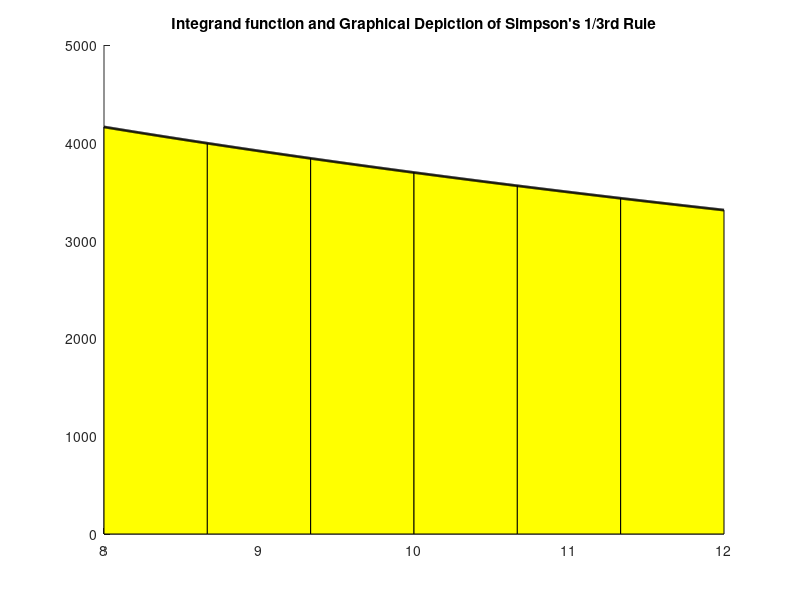

Recreate this plot in MATLAB.
clc
clf
clear all

% Mfile name
%       mtl_int_sim_simpsonmeth.m

% Revised:
%       March 7, 2008

% % Authors
%       Nathan Collier, Autar Kaw
%       Department of Mechanical Engineering
%       University of South Florida
%       Tampa, Fl 33620
%       Contact: kaw@eng.usf.edu | http://numericalmethods.eng.usf.edu/contact.html

% Purpose
%       To illustrate simpson's 1/3rd rule as applied to a function
%       of the user's choosing.

% Keyword
%       Simpson's Rule
%       Numerical Integration

% Inputs
%       This is the only place in the program where the user makes the changes
%       based on their wishes

% f(x), the function to integrate

  f= @(x) 2000*log(1400/21./x)-9.8*x ;

% a, the lower limit of integration

  a=8 ;

% b, the upper limit of integration

  b=12 ;

% n, the number of segments. Note that this number must be even.

  n=12 ;

%**********************************************************************

% This displays title information
disp(sprintf('\n\nSimulation of the Simpson''s 1/3rd Rule'))
disp(sprintf('University of South Florida'))
disp(sprintf('United States of America'))
disp(sprintf('kaw@eng.usf.edu\n'))

disp(sprintf('\n*******************************Introduction*********************************'))

% Displays introduction text
disp('Trapezoidal rule was based on approximating the integrand by a first order')
disp('polynomial, and then integrating the polynomial in the interval of integration.')
disp('Simpson''s 1/3 rule is an extension of Trapezoidal rule where the integrand is')
disp('now approximated by a second order polynomial.')

% Displays what inputs will be used
disp(sprintf('\n\n********************************Input Data**********************************\n'))
disp(sprintf('     f(x), integrand function')) 
disp(sprintf('     a = %g, lower limit of integration ',a)) 
disp(sprintf('     b = %g, upper limit of integration ',b)) 
disp(sprintf('     n = %g, number of subdivisions (must be even)',n)) 
format short g

disp(sprintf('\nFor this simulation, the following parameter is constant.\n'))
% calculate the spacing parameter.
h=(b-a)/n ;
disp(sprintf('     h = ( b - a ) / n '))
disp(sprintf('       = ( %g - %g ) / %g ',b,a,n))
disp(sprintf('       = %g',h))

% This begins the simulation of the method
disp(sprintf('\n*******************************Simulation*********************************\n'))
sum=0 ;
disp('The approximation is expressed as')
disp(' ')
disp('     approx = h/3 * ( f(a) + 4*Sum(i=1,n-1,odd) f(a+i*h) +')
disp('                             2*Sum(i=2,n-2,even) f(a+i*h) + f(b) )')

% Sum the odd function values and multiply by 4
disp(' ')
disp('1) Begin summing odd function values at points between a and b not')
disp('   including a and b. Multiply this by 4.')
disp(' ')
disp('       4*Sum (i=1,n-1,odd) f(a+i*h)')
disp(' ')
% sum of functions evaluated at odd spacings
for i=1:2:n-3
  disp(sprintf('          f(%g)',a+i*h))
end
disp(sprintf('       +  f(%g)',a+(n-1)*h))
disp(sprintf('       ------------'))
for i=1:2:n-3
  sum=sum+f(a+i*h) ;
  disp(sprintf('          %g',f(a+i*h)))
end
sum=sum+f(a+(n-1)*h) ;
disp(sprintf('       +  %g',f(a+(n-1)*h)))
disp(sprintf('       ------------'))
disp(sprintf('       4* %g = %g\n',sum,4*sum))
sum=4*sum ;

% Sum the even function values, and multiply by 2
sum2=0 ;
disp(' ')
disp('2) Continue by summing even function values at points between a and')
disp('   b not including a and b. Multiply this sum by 2.')
disp(' ')
disp('       2*Sum (i=1,n-1,even) f(a+i*h)')
disp(' ')
for i=2:2:n-4
  disp(sprintf('          f(%g)',a+i*h))
end
disp(sprintf('       +  f(%g)',a+(n-2)*h))
disp(sprintf('       ------------'))
% sum of functions evaluated at even spacings
for i=2:2:n-4
  sum2=sum2+f(a+i*h) ;
  disp(sprintf('          %g',f(a+i*h)))
end
sum2=sum2+f(a+(n-2)*h) ;
disp(sprintf('       +  %g',f(a+(n-2)*h)))
disp(sprintf('       ------------'))
disp(sprintf('       2* %g = %g\n',sum2,2*sum2))
sum2=2*sum2 ;

% Add the two sumns
disp('3) Add f(a) and f(b) to the sums from 1) and 2)')
disp(' ')
disp(sprintf('     %g + %g + %g + %g = %g',f(a),sum,sum2,f(b),f(a)+sum+sum2+f(b)))
sum=sum+sum2+f(a)+f(b) ;

% Then multiply by h/3
disp(' ')
disp('4) Multiply this by h/3 to get the approximation for the integral.')
disp(' ')
disp(sprintf('     approx = h/3 * %g',sum))
disp(sprintf('     approx = %g * %g',h/3,sum))
approx=h/3*sum ;
disp(sprintf('     approx = %g',approx))

% Display the results
disp(sprintf('\n\n**************************Results****************************'))

% The following finds what is called the 'Exact' solution
exact = quad(f,a,b) ; 

disp(sprintf('\n   Approximate = %g',approx)) 
disp(sprintf('   Exact       = %g',exact))
disp(sprintf('\n   True Error = Exact - Approximate')) 
disp(sprintf('              = %g - %g',exact,approx))
disp(sprintf('              = %g',exact-approx))
disp(sprintf('\n   Absolute Relative True Error Percentage'))
disp(sprintf('              = | ( Exact - Approximate ) / Exact | * 100'))
disp(sprintf('              = | %g / %g | * 100',exact-approx,exact))
disp(sprintf('              = %g',abs( (exact-approx)/exact )*100))

disp(sprintf('\nThe Simpson 1/3rd rule can be more accurate if we made our'))
disp(sprintf('segment size smaller (that is, increasing the number of segments).\n\n'))

% The following code sets up the graphical depiction of the method.
x(1)=a ;
y(1)=f(a) ;
hold on
for i=1:n
   x(i+1)=a+i*h ;
   y(i+1)=f(x(i+1)) ;
end
% polyfit is used to fit quadratics to each interval of 3 points.
% Simpson's rule is equivalent to these approximations integrated.
for i=1:2:n
    bg = i ;
    ed = i + 2 ;
    coeffs = polyfit(x(bg:ed), y(bg:ed), 2);
    poly_x1 = [x(bg):(x(ed) - x(bg))/1000:x(ed)];
    poly_y1 = coeffs(1)*poly_x1.^2 + coeffs(2)*poly_x1 + coeffs(3);
    poly_x1 = [poly_x1(1) poly_x1 poly_x1(end)]; 
    poly_y1 = [0 poly_y1 0];
    fill(poly_x1, poly_y1, 'y')
end
xrange=a:(b-a)/1000:b;
plot(xrange,f(xrange),'k','Linewidth',2)
title('Integrand function and Graphical Depiction of Simpson''s 1/3rd Rule')
